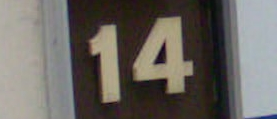
#> input picture testImages/105.png, 277 x 119 px
$ python -i EdgeDetection_Localization.py   (imports and definitions only)
#> lines starting #> are read from the running program, lines starting #| are printed output that depends on the picture; after the words box and inside, x2 and y2 are one past the last pixel; in counts of white or black regions, pixels touching at a corner belong together
import sys
import math
import cv2
import os
import json
import numpy as np
import copy
from numpy import asarray
from PIL import ImageEnhance, Image

HarshAccuracy = False


def loadDataSet(file_path: str):
    # Open the file in read-only mode
#> further down, picture is the input picture: shape (119, 277, 3); mean B, G, R 96.8, 102.3, 106.7
    f = open(file_path, 'r')
    # Load the contents of the file as JSON data
    data = json.load(f)
    # Return the loaded data
    return data


# [270 lines left out: functions EdgeDetection, Estimate_digit_area, ROI_MSER, Corners, CannyEdge, LocalizeDigits and 1 more, not called in this run]


def find_encompassing_rect(rect_list):

    # Initialize the minimum and maximum x and y values as infinite and negative infinite, respectively
    min_x = float('inf')
    min_y = float('inf')
    max_x = -float('inf')
    max_y = -float('inf')
    # Initialize the maximum width and height values as negative infinite
    max_w = -float('inf')
    max_h = -float('inf')

    # Iterate through each rectangle in the provided list of rectangles
    for rect in rect_list:
        # Extract the x, y, width, and height values from the current rectangle
        (x, y, w, h) = rect
        # Update the minimum x and y values if the current x or y value is smaller than the current minimum
        min_x = min(min_x, x)
        min_y = min(min_y, y)
        # Update maximum x and y values
        max_x = max(max_x, x + w)
        max_y = max(max_y, y + h)
        # Update maximum width and height values
        max_w = max(max_w, w)
        max_h = max(max_h, h)

    # Calculate and return the minimum x, minimum y, width, and height values of the encompassing rectangle
    return min_x, min_y, max_x - min_x, max_y - min_y


def Crop_To_ROI(img):
    # Convert the image to grayscale
    gray = cv2.cvtColor(img, cv2.COLOR_BGR2GRAY)
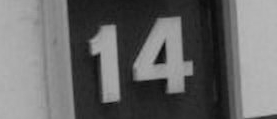
#> gray: shape (119, 277); min 10, max 184, mean 103

    # Threshold the grayscale image using OTSU's method
    _, binary = cv2.threshold(gray, 0, 255, cv2.THRESH_BINARY_INV + cv2.THRESH_OTSU)
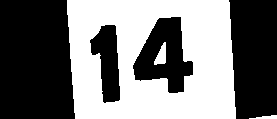
#> binary: shape (119, 277); 46.4% white; 3 white regions

    # Find the contours of the binary image
    contours, _ = cv2.findContours(binary, cv2.RETR_EXTERNAL, cv2.CHAIN_APPROX_SIMPLE)
#> contours = 2 contours; box (x1, y1, x2, y2) and area: (67, 0, 236, 119) 19010, (249, 115, 277, 119) 40

    # Get the bounding boxes of the contours
    digit_boxes = [cv2.boundingRect(contour) for contour in contours]
#> digit_boxes = [(249, 115, 28, 4), (67, 0, 169, 119)]

    # Threshold the grayscale image again using OTSU's method
    _, binary = cv2.threshold(gray, 0, 255, cv2.THRESH_BINARY + cv2.THRESH_OTSU)
#> binary: shape (119, 277); 53.6% white; 3 black regions

    # Find the contours of the binary image again
    contours, _ = cv2.findContours(binary, cv2.RETR_EXTERNAL, cv2.CHAIN_APPROX_SIMPLE)
#> contours = 4 contours; box (x1, y1, x2, y2) and area: (0, 0, 75, 119) 8223, (229, 0, 277, 119) 5030, (133, 17, 193, 93) 2646, (90, 25, 120, 103) 1381

    # Add the bounding boxes of the new contours to the existing list of digit boxes
    digit_boxes.extend([cv2.boundingRect(contour) for contour in contours])

    # Find the minimum enclosing rectangle that encompasses all of the digit boxes
    (x, y, w, h) = find_encompassing_rect(digit_boxes)
#> the loop in find_encompassing_rect, `for rect in rect_list:` made 6 passes
#> (x, y, w, h, min_x, min_y, max_w, max_h) on passes 1 to 6: (249, 115, 28, 4, 249, 115, 28, 4), (67, 0, 169, 119, 67, 0, 169, 119), (90, 25, 30, 78, 67, 0, 169, 119), (133, 17, 60, 76, 67, 0, 169, 119), (229, 0, 48, 119, 67, 0, 169, 119), (0, 0, 75, 119, 0, 0, 169, 119)
#> x = 0; y = 0; w = 277; h = 119

    # If the minimum enclosing rectangle has a non-zero width and height, crop the image to the rectangle
    if w > 0 and h > 0:
        crop = img[y:y + h, x:x + w]
        # Display the cropped image
        cv2.imshow("Cropped Image", crop)
        cv2.waitKey(0)
        cv2.destroyAllWindows()


# [37 lines left out: function LocalizeDir, not called in this run]


# Load the dataset from the 'training.json' file using the 'loadDataSet' function.
# [1 line that did not run here, left out]
# Call the 'LocalizeDir' function to localize digits in the test images present in the 'testImages' folder.
# [1 line that did not run here, left out]
# Calculate accuracy by averaging all intersection percentages.
# [1 line not run here, left out]

>>> import cv2
>>> picture = cv2.imread('testImages/105.png')
>>> result = Crop_To_ROI(picture)

$ run again, on RecognitionTestImages/1396.png
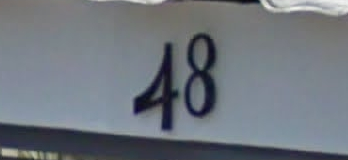
#> input picture RecognitionTestImages/1396.png, 348 x 160 px
#> picture is the input picture: shape (160, 348, 3); mean B, G, R 124.9, 117.4, 111.3
#> in Crop_To_ROI, `_, binary = cv2.threshold(gray, 0, 255, cv2.THRESH_BINARY_INV + cv2.TH..`:
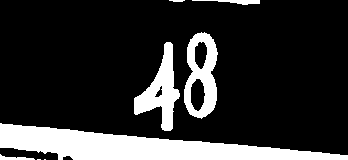
#> binary: shape (160, 348); 18.5% white; 8 white regions (2 under 20 px)
#> in Crop_To_ROI, `contours, _ = cv2.findContours(binary, cv2.RETR_EXTERNAL, cv2.CHAIN_AP..`: contours = 8 contours, 3 with area under 20; largest, box (x1, y1, x2, y2) and area: (0, 123, 348, 160) 6262, (184, 32, 218, 119) 2168, (134, 42, 180, 131) 1634, (192, 0, 260, 5) 100, (0, 154, 35, 160) 64
#> digit_boxes = [(44, 159, 2, 1), (37, 159, 4, 1), (0, 154, 35, 6), (0, 123, 348, 37), (134, 42, 46, 89), (184, 32, 34, 87), (192, 0, 68, 5), (169, 0, 16, 2)]
#> in Crop_To_ROI, `contours, _ = cv2.findContours(binary, cv2.RETR_EXTERNAL, cv2.CHAIN_AP..`: contours = 3 contours; box (x1, y1, x2, y2) and area: (0, 0, 348, 155) 47794, (0, 148, 58, 160) 374, (63, 156, 73, 160) 20
#> the loop in find_encompassing_rect, `for rect in rect_list:` made 11 passes
#> (x, y, w, h, min_x, min_y, max_x, max_w) on passes 1 to 8: (44, 159, 2, 1, 44, 159, 46, 2), (37, 159, 4, 1, 37, 159, 46, 4), (0, 154, 35, 6, 0, 154, 46, 35), (0, 123, 348, 37, 0, 123, 348, 348), (134, 42, 46, 89, 0, 42, 348, 348), (184, 32, 34, 87, 0, 32, 348, 348), (192, 0, 68, 5, 0, 0, 348, 348), (169, 0, 16, 2, 0, 0, 348, 348)
#> in Crop_To_ROI, `(x, y, w, h) = find_encompassing_rect(digit_boxes)`: x = 0; w = 348; h = 160

$ run again, on RecognitionTestImages/1748.png
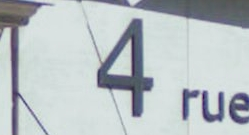
#> input picture RecognitionTestImages/1748.png, 249 x 135 px
#> picture is the input picture: shape (135, 249, 3); mean B, G, R 196, 192.8, 185
#> in Crop_To_ROI, `gray = cv2.cvtColor(img, cv2.COLOR_BGR2GRAY)`:
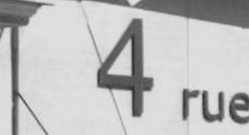
#> gray: shape (135, 249); min 33, max 228, mean 190.8
#> in Crop_To_ROI, `_, binary = cv2.threshold(gray, 0, 255, cv2.THRESH_BINARY_INV + cv2.TH..`:
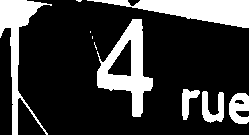
#> binary: shape (135, 249); 22.3% white; 10 white regions (4 under 20 px)
#> in Crop_To_ROI, `contours, _ = cv2.findContours(binary, cv2.RETR_EXTERNAL, cv2.CHAIN_AP..`: contours = 10 contours, 4 with area under 20; largest, box (x1, y1, x2, y2) and area: (97, 19, 153, 117) 2590, (87, 0, 249, 28) 2082, (0, 0, 52, 135) 1598, (229, 93, 249, 124) 426, (202, 91, 224, 123) 348, (182, 89, 200, 120) 232
#> digit_boxes = [(229, 93, 20, 31), (202, 91, 22, 32), (182, 89, 18, 31), (94, 42, 3, 8), (92, 36, 1, 3), (90, 31, 1, 2), (97, 19, 56, 98), (87, 0, 162, 28), (76, 0, 6, 2), (0, 0, 52, 135)]
#> in Crop_To_ROI, `contours, _ = cv2.findContours(binary, cv2.RETR_EXTERNAL, cv2.CHAIN_AP..`: contours = 6 contours, 1 with area under 20; largest, box (x1, y1, x2, y2) and area: (18, 0, 249, 135) 26806, (0, 28, 13, 135) 1085, (18, 98, 46, 135) 516, (236, 111, 249, 117) 50, (128, 0, 140, 6) 33
#> the loop in find_encompassing_rect, `for rect in rect_list:` made 16 passes
#> (x, y, w, h, min_x, min_y, max_y, max_w) on passes 1 to 8: (229, 93, 20, 31, 229, 93, 124, 20), (202, 91, 22, 32, 202, 91, 124, 22), (182, 89, 18, 31, 182, 89, 124, 22), (94, 42, 3, 8, 94, 42, 124, 22), (92, 36, 1, 3, 92, 36, 124, 22), (90, 31, 1, 2, 90, 31, 124, 22), (97, 19, 56, 98, 90, 19, 124, 56), (87, 0, 162, 28, 87, 0, 124, 162)
#> in Crop_To_ROI, `(x, y, w, h) = find_encompassing_rect(digit_boxes)`: x = 0; w = 249; h = 135
